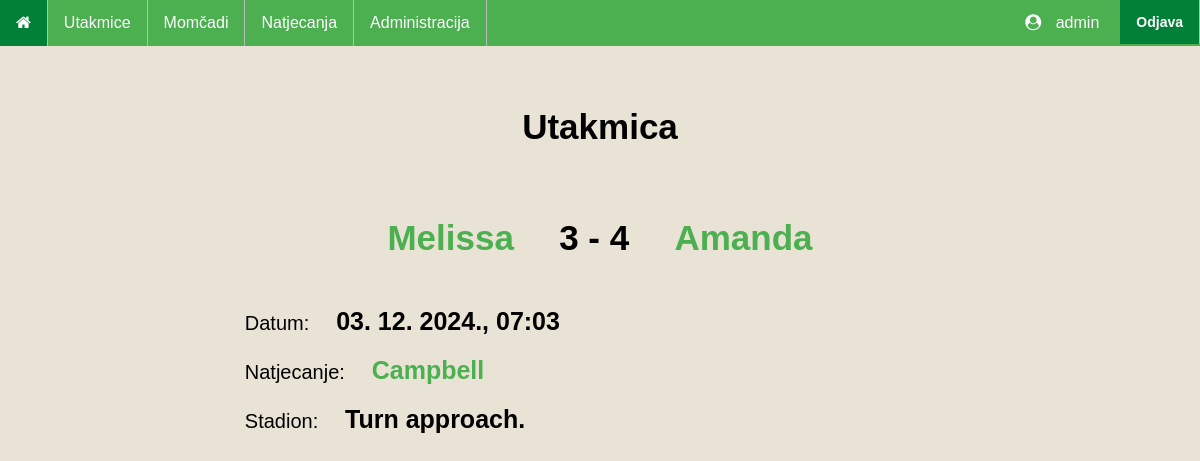
The page /matches/140 (signed in) on the database its author committed.
### main/models.py (models this page shows, shortened)
class Match(models.Model):
    match_date = models.DateTimeField('Datum utakmice')
    match_stadium = models.TextField()
    match_competition = models.ForeignKey(Competition, on_delete=models.CASCADE, blank=True, null=True)
    match_team1 = models.ForeignKey(Team, on_delete=models.CASCADE, blank=True, null=True, related_name='team1')
    match_team2 = models.ForeignKey(Team, on_delete=models.CASCADE, blank=True, null=True, related_name='team2')
    match_score1 = models.IntegerField()
    match_score2 = models.IntegerField()

class Team(models.Model):
    team_name = models.CharField(max_length=50)
    team_stadium = models.TextField()
    team_country = models.CharField(max_length=30)
    def __str__(self):
        return '{}'.format(self.team_name)

class Competition(models.Model):
    competition_name = models.CharField(max_length=50)
    competition_country = models.CharField(max_length=30)
    competition_teams = models.ManyToManyField(Team)
    def __str__(self):
        return self.competition_name

### main/views.py (the view)
# urls.py: path('matches/<pk>', MatchDetailed.as_view(), name='matchDetails'),
class MatchDetailed(LoginRequiredMixin, DetailView):
    model = Match
    template_name = 'main/matchDetail.html'

### templates/main/matchDetail.html
{% extends "base_generic.html" %}
{% block content %}
    <h1>Utakmica</h1>
    <h2 class="score_details">
        <a href="{% url 'teamDetails' object.match_team1.id %} ">{{ object.match_team1 }} </a>
        <span>
            {{ object.match_score1 }} - {{ object.match_score2 }}
        </span>
        <a href="{% url 'teamDetails' object.match_team2.id %}">{{ object.match_team2 }}</a>
    </h2>
    <p class="match_details">Datum: <b>{{ object.match_date|date:"d. m. Y., H:i" }}</b></p>
    <p class="match_details">Natjecanje:
        <b><a href="{% url 'competitionDetails' object.match_competition.id %}">{{ object.match_competition }}</a></b>
    </p>
    <p class="match_details">Stadion: <b>{{ object.match_stadium }}</b></p>
{% endblock %}

### templates/base_generic.html (shortened to what this page needs)
<!DOCTYPE html>
<html lang="hr">
<head>
    {% load static %}
    <link rel="stylesheet" type="text/css" href="{% static 'style.css' %}">
    <link rel="stylesheet" type="text/css" href="{% static 'matches.css' %}">
    <link rel="stylesheet" href="https://cdnjs.cloudflare.com/ajax/libs/font-awesome/4.7.0/css/font-awesome.min.css">
</head>
<body>
    <ul>
        <li><a href="/" title="Početna stranica"><i class="fa fa-home"></i></a></li>
        <li><a href="/matches/">Utakmice</a></li>
        <li><a href="/teams/">Momčadi</a></li>
        <li><a href="/competitions/">Natjecanja</a></li>
        {% if request.user.is_superuser %}
            <li><a href="/adminDashboard/">Administracija</a></li>
        {% endif %}
        <li style="float:right">
            <form id="logout-form" method="post" action="{% url 'logout' %}">
                <button type="submit">Odjava</button>
            </form>
        </li>
        <li style="float:right" class="userProfile">
            <i class='fa fa-user-circle' style="margin-right: 10px;"></i> {{ user.username }}
        </li>
    </ul>
    <div class="content">
        {% block content %}
        {% endblock %}
    </div>
</body>
</html>

### main/static/style.css (style rules this page uses)
html { font-family: 'Franklin Gothic', 'Arial Narrow', Arial, sans-serif; background: #e8e3d5; }
h1 { text-align: center; font-size: 35px; margin-top: 15%; margin-bottom: 5%; }
h2 { text-align: center; font-size: 28px; margin-top: 10%; }
ul { list-style-type: none; margin: 0; padding: 0; width: 100%; position: fixed; top: 0; left: 0; overflow: hidden; background-color: #4CAF50; color: white; }
li { float: left; border-right:1px solid #bbb; }
li a { display: block; color: white; text-align: center; padding: 14px 16px; text-decoration: none; }
.userProfile { padding: 14px 16px; border: none; margin-right: 5px; }
#logout-form { background: #4CAF50 !important; padding: 0 !important; }
#logout-form button { font-size: 14px; color: white; background: #038037 !important; padding: 14px 16px !important; border: none; font-weight: bold; display: block; margin: 0; text-decoration: none; cursor: pointer; }
.content { display: block; margin: 0 auto; width: 60%; margin-bottom: 8%; }
form { width: 100%; border-radius: 5px; padding: 20px; }

### main/static/matches.css (style rules this page uses)
.score span, .score_details span { margin-left: 5%; margin-right: 5%; }
.score_details { font-size: 35px; margin-top: 10%; margin-bottom: 7%; }
.match_details { font-size: 20px; }
.match_details b { font-size: 25px; margin-left: 3%; }
.score_details a:link, .match_details a:link, h2 a:link { text-decoration: none; color: #4CAF50; }

### rows shown on the page
Match: match_team1 "Melissa", match_score1 "3", match_score2 "4", match_team2 "Amanda", match_date "03. 12. 2024., 07:03", match_competition "Campbell", match_stadium "Turn approach."

### other values the page prints
{{ user.username }} "admin"
